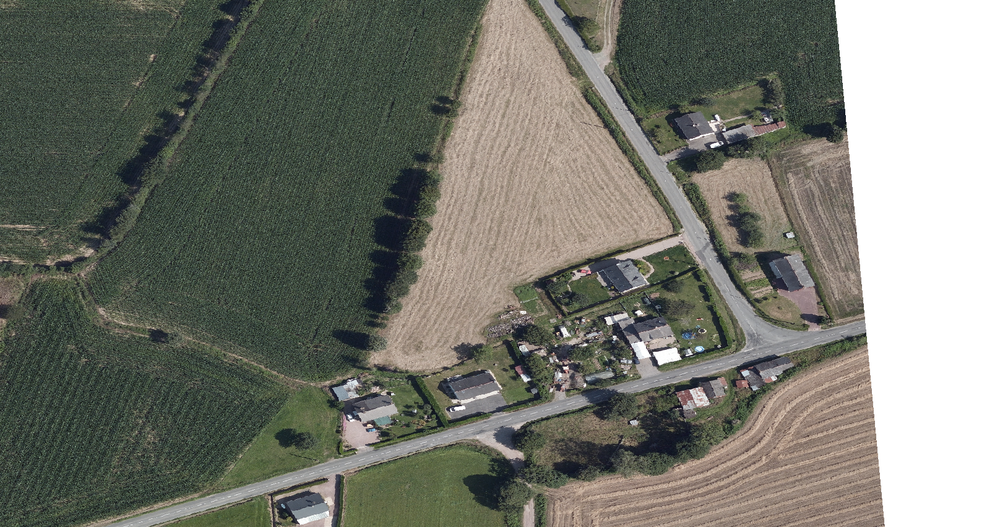
#> input picture image.png, 1000 x 527 px, shrunk from 1616 x 851 before the run, found by its file name
$ python 'test_kmeans_génértique.py'
#> lines starting #> are read from the running program, lines starting #| are printed output that depends on the picture
import cv2
import numpy as np
import matplotlib.pyplot as plt

#Algo par chatgpt. J'en ai un fait main, mais moins rapide.


def segmentation_Kmeans_A_with_blur(image_name, k=2, blur_ksize=(5, 5)):
    """
    Applique un flou sur l'image avant la segmentation K-means sur le canal A.

    :param image_name: Le nom de l'image à charger et segmenter.
    :param k: Nombre de clusters à créer (par exemple, 2 pour rouge/vert).
    :param blur_ksize: Taille du noyau du flou (k x k).
    """
#> called with image_name = 'image.png', k = 5, blur_ksize = (13, 13)
    # Charger l'image
    image = cv2.imread(image_name)
#> image is the input picture: shape (527, 1000, 3); mean B, G, R 109.8, 119.3, 117.4

    # Appliquer un flou à l'image avant la segmentation
    blurred_image = cv2.GaussianBlur(image, blur_ksize, 0)
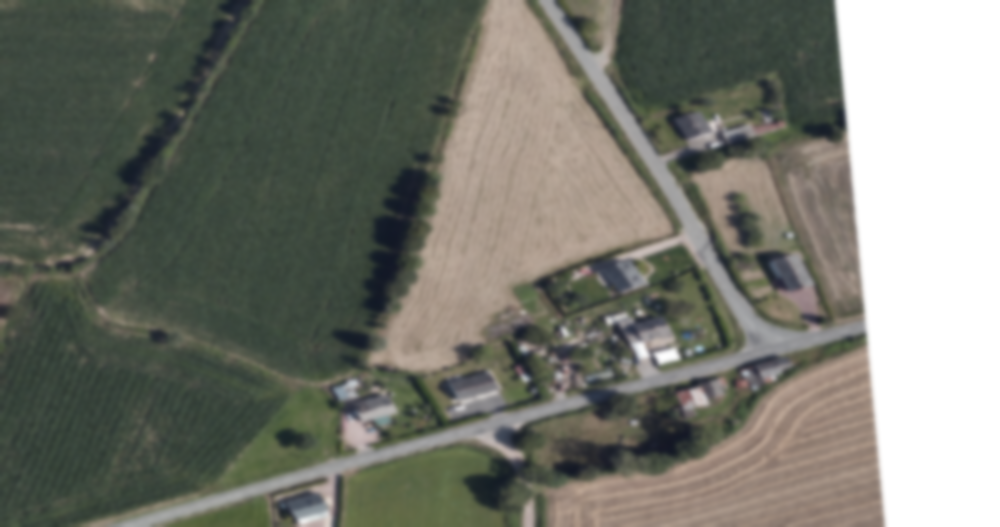
#> blurred_image: shape (527, 1000, 3); mean B, G, R 109.8, 119.3, 117.4

    # Convertir l'image floutée de BGR à LAB
    lab_image = cv2.cvtColor(blurred_image, cv2.COLOR_BGR2LAB)
#> lab_image: shape (527, 1000, 3); mean of channels 0, 1, 2 124.2, 125.3, 133.1

    # Séparer les canaux L, A, et B
    L, A, B = cv2.split(lab_image)
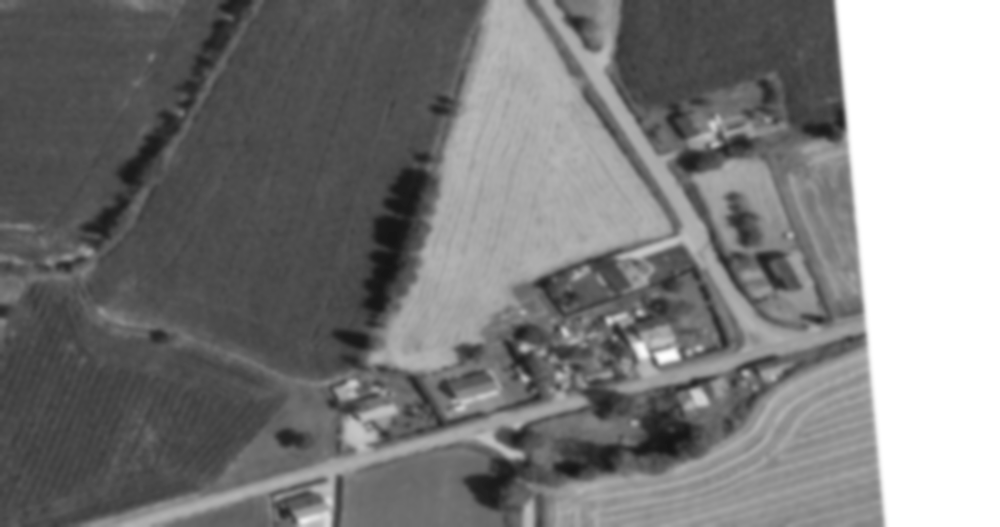
#> L: shape (527, 1000); min 20, max 255, mean 124.2
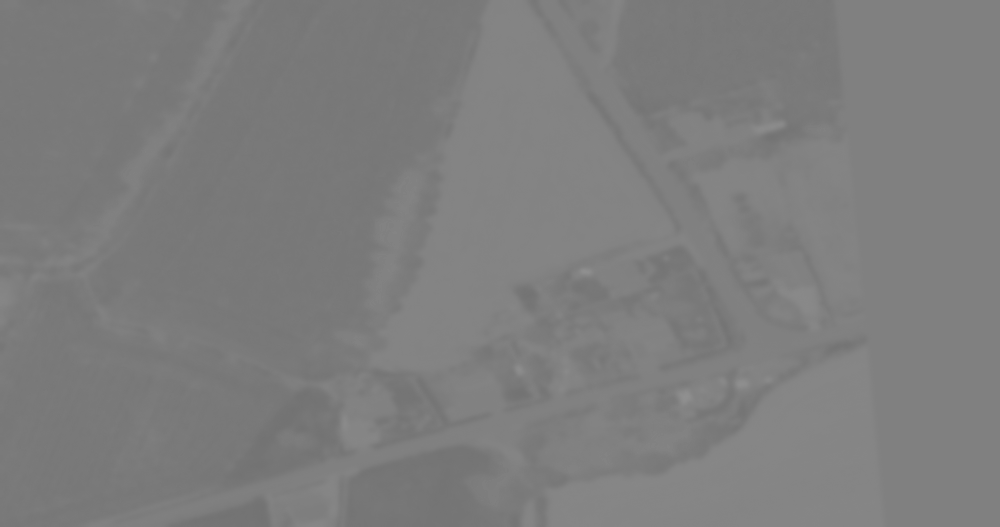
#> A: shape (527, 1000); min 114, max 144, mean 125.3
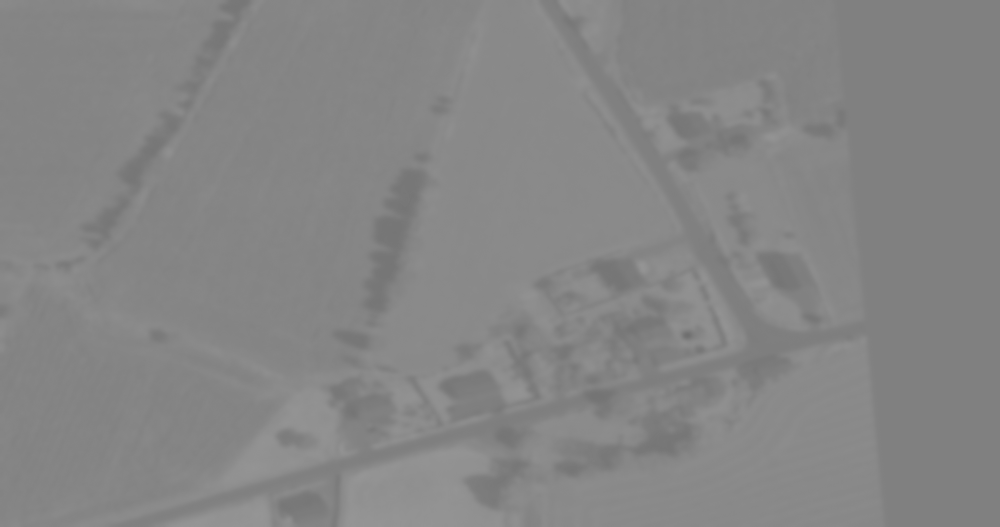
#> B: shape (527, 1000); min 111, max 149, mean 133.1

    # Reshaper le canal A en une seule colonne
    A_reshaped = A.reshape((-1, 1))

    # Appliquer K-means sur le canal A
    criteria = (cv2.TERM_CRITERIA_EPS + cv2.TERM_CRITERIA_MAX_ITER, 100, 0.2)
    _, labels, centers = cv2.kmeans(A_reshaped.astype(np.float32), k, None, criteria, 10, cv2.KMEANS_RANDOM_CENTERS)
#> centers = [117.9, 131.9, 127.8, 120.8, 123.9]

    # Reconstruire l'image segmentée à partir des labels
    segmented_A = labels.reshape(A.shape)
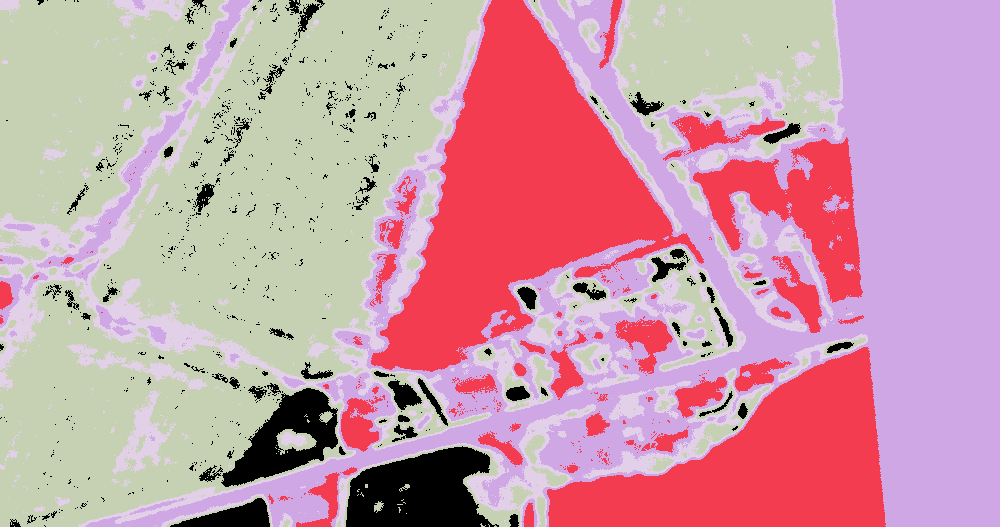
#> segmented_A: shape (527, 1000) int32; 5 distinct labels, from 0 to 4; one colour per label, 0 black

    # Convertir les images de BGR à RGB pour affichage avec matplotlib
    image_rgb = cv2.cvtColor(image, cv2.COLOR_BGR2RGB)
    blurred_image_rgb = cv2.cvtColor(blurred_image, cv2.COLOR_BGR2RGB)

    # Affichage du résultat de la segmentation
    plt.figure(figsize=(8, 6))

    plt.subplot(1, 3, 1)
    plt.imshow(image_rgb)  # Convertir en RGB pour matplotlib
    plt.title("Image originale")
    plt.axis('off')

    plt.subplot(1, 3, 2)
    plt.imshow(segmented_A, cmap='jet')  # Utilisation d'une palette de couleurs
    plt.title(f"Segmentation par K-means (k={k})")
    plt.axis('off')

    plt.subplot(1, 3, 3)
    plt.imshow(blurred_image_rgb)  # Convertir l'image floutée en RGB
    plt.title(f"Image floutée")
    plt.axis('off')

    plt.tight_layout()
    plt.show()

# Exemple d'utilisation
image_name = 'image.png'  # Remplacer par le chemin de ton image
segmentation_Kmeans_A_with_blur(image_name, k=5, blur_ksize=(13, 13))  # 5x5 est la taille du noyau de flou

$ run again, with route11_segmentee.png copied over image.png
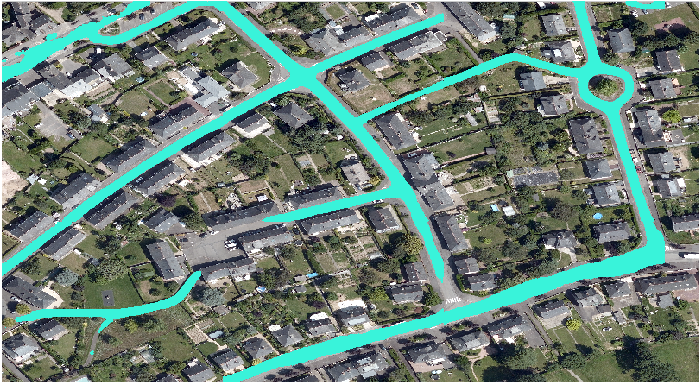
#> input picture route11_segmentee.png, 699 x 382 px, found by its file name
#> in segmentation_Kmeans_A_with_blur, image is the input picture: shape (382, 699, 3); mean B, G, R 116.6, 126.8, 106.8
#> lab_image: shape (382, 699, 3); mean of channels 0, 1, 2 130.4, 120.5, 131.8
#> in segmentation_Kmeans_A_with_blur, `L, A, B = cv2.split(lab_image)`:
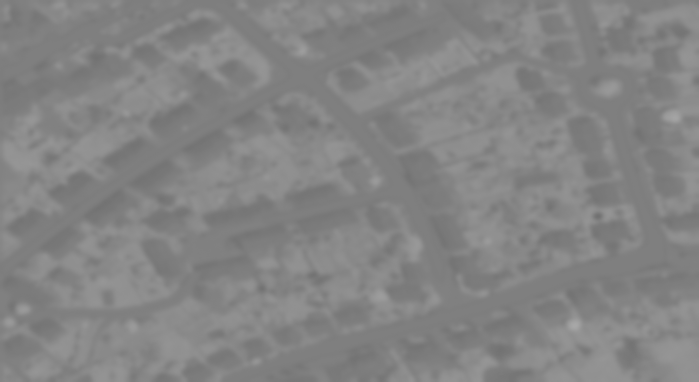
#> B: shape (382, 699); min 113, max 167, mean 131.8
#> centers = [128.9, 123.2, 81.88, 98.68, 116.6]
#> in segmentation_Kmeans_A_with_blur, `segmented_A = labels.reshape(A.shape)`:
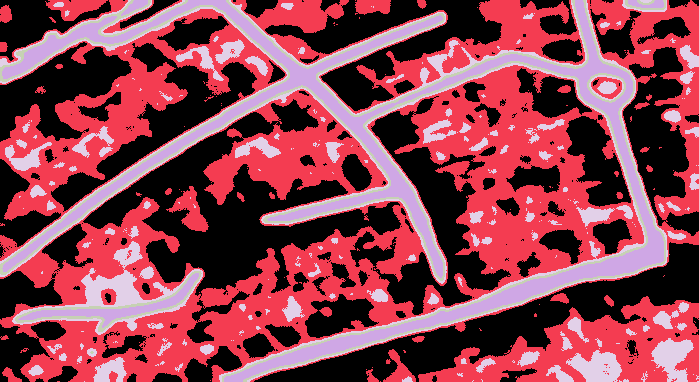
#> segmented_A: shape (382, 699) int32; 5 distinct labels, from 0 to 4; one colour per label, 0 black
